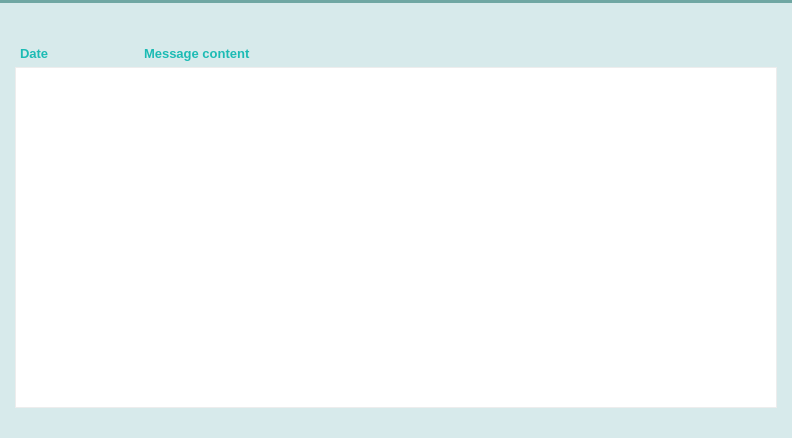
<?xml version="1.0" encoding="UTF-8"?>
<ui version="4.0">
 <class>ServiceMessagesPage</class>
 <widget class="QWidget" name="ServiceMessagesPage">
  <property name="geometry">
   <rect>
    <x>0</x>
    <y>0</y>
    <width>792</width>
    <height>438</height>
   </rect>
  </property>
  <property name="palette">
   <palette>
    <active>
     <colorrole role="Button">
      <brush brushstyle="SolidPattern">
       <color alpha="255">
        <red>215</red>
        <green>234</green>
        <blue>235</blue>
       </color>
      </brush>
     </colorrole>
     <colorrole role="Base">
      <brush brushstyle="SolidPattern">
       <color alpha="255">
        <red>215</red>
        <green>234</green>
        <blue>235</blue>
       </color>
      </brush>
     </colorrole>
     <colorrole role="Window">
      <brush brushstyle="SolidPattern">
       <color alpha="255">
        <red>215</red>
        <green>234</green>
        <blue>235</blue>
       </color>
      </brush>
     </colorrole>
     <colorrole role="Highlight">
      <brush brushstyle="SolidPattern">
       <color alpha="255">
        <red>235</red>
        <green>235</green>
        <blue>235</blue>
       </color>
      </brush>
     </colorrole>
     <colorrole role="HighlightedText">
      <brush brushstyle="SolidPattern">
       <color alpha="255">
        <red>124</red>
        <green>175</green>
        <blue>172</blue>
       </color>
      </brush>
     </colorrole>
    </active>
    <inactive>
     <colorrole role="Button">
      <brush brushstyle="SolidPattern">
       <color alpha="255">
        <red>215</red>
        <green>234</green>
        <blue>235</blue>
       </color>
      </brush>
     </colorrole>
     <colorrole role="Base">
      <brush brushstyle="SolidPattern">
       <color alpha="255">
        <red>215</red>
        <green>234</green>
        <blue>235</blue>
       </color>
      </brush>
     </colorrole>
     <colorrole role="Window">
      <brush brushstyle="SolidPattern">
       <color alpha="255">
        <red>215</red>
        <green>234</green>
        <blue>235</blue>
       </color>
      </brush>
     </colorrole>
     <colorrole role="Highlight">
      <brush brushstyle="SolidPattern">
       <color alpha="255">
        <red>235</red>
        <green>235</green>
        <blue>235</blue>
       </color>
      </brush>
     </colorrole>
     <colorrole role="HighlightedText">
      <brush brushstyle="SolidPattern">
       <color alpha="255">
        <red>124</red>
        <green>175</green>
        <blue>172</blue>
       </color>
      </brush>
     </colorrole>
    </inactive>
    <disabled>
     <colorrole role="Button">
      <brush brushstyle="SolidPattern">
       <color alpha="255">
        <red>215</red>
        <green>234</green>
        <blue>235</blue>
       </color>
      </brush>
     </colorrole>
     <colorrole role="Base">
      <brush brushstyle="SolidPattern">
       <color alpha="255">
        <red>215</red>
        <green>234</green>
        <blue>235</blue>
       </color>
      </brush>
     </colorrole>
     <colorrole role="Window">
      <brush brushstyle="SolidPattern">
       <color alpha="255">
        <red>215</red>
        <green>234</green>
        <blue>235</blue>
       </color>
      </brush>
     </colorrole>
     <colorrole role="Highlight">
      <brush brushstyle="SolidPattern">
       <color alpha="255">
        <red>240</red>
        <green>240</green>
        <blue>240</blue>
       </color>
      </brush>
     </colorrole>
     <colorrole role="HighlightedText">
      <brush brushstyle="SolidPattern">
       <color alpha="255">
        <red>124</red>
        <green>175</green>
        <blue>172</blue>
       </color>
      </brush>
     </colorrole>
    </disabled>
   </palette>
  </property>
  <property name="windowTitle">
   <string>Form</string>
  </property>
  <layout class="QVBoxLayout" name="verticalLayout_15">
   <property name="spacing">
    <number>0</number>
   </property>
   <property name="margin">
    <number>0</number>
   </property>
   <item>
    <widget class="Line" name="line_8">
     <property name="styleSheet">
      <string notr="true">background-color: #6fa7a3;</string>
     </property>
     <property name="frameShadow">
      <enum>QFrame::Raised</enum>
     </property>
     <property name="lineWidth">
      <number>0</number>
     </property>
     <property name="orientation">
      <enum>Qt::Horizontal</enum>
     </property>
    </widget>
   </item>
   <item>
    <widget class="QWidget" name="wServiceMessagesHeader" native="true">
     <property name="minimumSize">
      <size>
       <width>0</width>
       <height>32</height>
      </size>
     </property>
     <property name="maximumSize">
      <size>
       <width>16777215</width>
       <height>32</height>
      </size>
     </property>
     <property name="styleSheet">
      <string notr="true"/>
     </property>
     <property name="is_header" stdset="0">
      <bool>true</bool>
     </property>
     <layout class="QHBoxLayout" name="horizontalLayout_19">
      <property name="margin">
       <number>0</number>
      </property>
      <item>
       <spacer name="horizontalSpacer_26">
        <property name="orientation">
         <enum>Qt::Horizontal</enum>
        </property>
        <property name="sizeType">
         <enum>QSizePolicy::Fixed</enum>
        </property>
        <property name="sizeHint" stdset="0">
         <size>
          <width>7</width>
          <height>20</height>
         </size>
        </property>
       </spacer>
      </item>
      <item>
       <widget class="QLabel" name="label_33">
        <property name="sizePolicy">
         <sizepolicy hsizetype="Preferred" vsizetype="Preferred">
          <horstretch>0</horstretch>
          <verstretch>0</verstretch>
         </sizepolicy>
        </property>
        <property name="minimumSize">
         <size>
          <width>30</width>
          <height>30</height>
         </size>
        </property>
        <property name="maximumSize">
         <size>
          <width>30</width>
          <height>30</height>
         </size>
        </property>
        <property name="text">
         <string/>
        </property>
        <property name="pixmap">
         <pixmap resource="../res.qrc">:/res/mail/mail_normal.png</pixmap>
        </property>
       </widget>
      </item>
      <item>
       <widget class="QLabel" name="label_34">
        <property name="font">
         <font>
          <pointsize>11</pointsize>
          <stylestrategy>PreferAntialias</stylestrategy>
         </font>
        </property>
        <property name="styleSheet">
         <string notr="true">QLabel {
	color: #d7eaeb;
}</string>
        </property>
        <property name="text">
         <string>Messages from eCoin</string>
        </property>
       </widget>
      </item>
     </layout>
    </widget>
   </item>
   <item>
    <widget class="QWidget" name="wServiceMessages" native="true">
     <property name="styleSheet">
      <string notr="true">#wServiceMessages {
	background-color: #d7eaeb;
}</string>
     </property>
     <layout class="QVBoxLayout" name="verticalLayout_16">
      <property name="spacing">
       <number>4</number>
      </property>
      <property name="leftMargin">
       <number>15</number>
      </property>
      <property name="topMargin">
       <number>8</number>
      </property>
      <property name="rightMargin">
       <number>15</number>
      </property>
      <property name="bottomMargin">
       <number>30</number>
      </property>
      <item>
       <layout class="QGridLayout" name="gridLayout_4">
        <item row="0" column="1">
         <widget class="QLabel" name="label_35">
          <property name="sizePolicy">
           <sizepolicy hsizetype="Fixed" vsizetype="Preferred">
            <horstretch>0</horstretch>
            <verstretch>0</verstretch>
           </sizepolicy>
          </property>
          <property name="maximumSize">
           <size>
            <width>120</width>
            <height>16777215</height>
           </size>
          </property>
          <property name="font">
           <font>
            <pointsize>10</pointsize>
            <weight>75</weight>
            <bold>true</bold>
            <stylestrategy>PreferAntialias</stylestrategy>
           </font>
          </property>
          <property name="styleSheet">
           <string notr="true">QLabel {
	color: #1cbbb4;
}</string>
          </property>
          <property name="text">
           <string>Date</string>
          </property>
         </widget>
        </item>
        <item row="0" column="2">
         <widget class="QLabel" name="label_36">
          <property name="font">
           <font>
            <pointsize>10</pointsize>
            <weight>75</weight>
            <bold>true</bold>
            <stylestrategy>PreferAntialias</stylestrategy>
           </font>
          </property>
          <property name="styleSheet">
           <string notr="true">QLabel {
	color: #1cbbb4;
}</string>
          </property>
          <property name="text">
           <string>Message content</string>
          </property>
         </widget>
        </item>
        <item row="0" column="0">
         <spacer name="horizontalSpacer_27">
          <property name="orientation">
           <enum>Qt::Horizontal</enum>
          </property>
          <property name="sizeType">
           <enum>QSizePolicy::Fixed</enum>
          </property>
          <property name="sizeHint" stdset="0">
           <size>
            <width>5</width>
            <height>20</height>
           </size>
          </property>
         </spacer>
        </item>
       </layout>
      </item>
      <item>
       <widget class="QTableView" name="tableServiceMessagesView">
        <property name="styleSheet">
         <string notr="true"> QScrollBar:vertical {
     border: 0px solid grey;
     background: white;
     width: 9px;
     margin: 0px 0px 0 0px;
 }
 QScrollBar::handle:vertical {
     background: #90bfbc;
     min-width: 20px;
 }

QHeaderView {
	background-color: #d7eaeb;
	font-size: 10;
	text-align:left;
	border: 0px solid gray;
}
QHeaderView::section {
    background-color: #d7eaeb;
    color: #1cbbb4;
    padding-left: 5px;
    border: 0px solid #6c6c6c;
	text-align:left;
}

/* style the sort indicator */
QHeaderView::down-arrow {
    image: url(down_arrow.png);
}

QHeaderView::up-arrow {
    image: url(up_arrow.png);
}

QTableView {
	border: 1px solid #ededed;
	selection-background-color: #ebebeb;
	selection-color: rgb(124, 175, 172);
}</string>
        </property>
        <property name="frameShape">
         <enum>QFrame::NoFrame</enum>
        </property>
        <property name="editTriggers">
         <set>QAbstractItemView::NoEditTriggers</set>
        </property>
        <property name="selectionBehavior">
         <enum>QAbstractItemView::SelectRows</enum>
        </property>
        <property name="textElideMode">
         <enum>Qt::ElideRight</enum>
        </property>
        <property name="showGrid">
         <bool>false</bool>
        </property>
        <property name="wordWrap">
         <bool>true</bool>
        </property>
        <attribute name="horizontalHeaderVisible">
         <bool>false</bool>
        </attribute>
        <attribute name="verticalHeaderVisible">
         <bool>false</bool>
        </attribute>
        <attribute name="verticalHeaderDefaultSectionSize">
         <number>20</number>
        </attribute>
        <attribute name="verticalHeaderMinimumSectionSize">
         <number>20</number>
        </attribute>
       </widget>
      </item>
     </layout>
    </widget>
   </item>
  </layout>
 </widget>
 <resources>
  <include location="../res.qrc"/>
 </resources>
 <connections/>
</ui>
